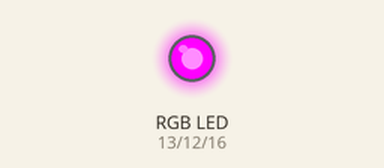
This sketch was run on a simulated Arduino Uno, built with avr-gcc and run on an emulated ATmega328P. Parts: an RGB LED mixed from three pins (HIGH = lit).

Above: at 0.17 s.
At 0.67 s:
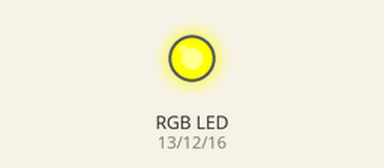
At 1.42 s:
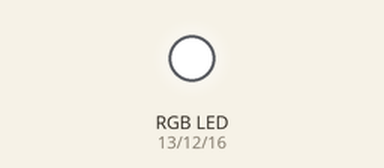
At 2.67 s:
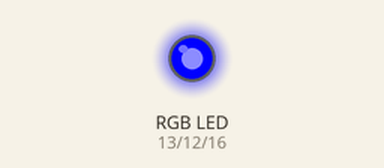
Timing chart, 0 to 3.5 s (numbered marks = the images above):
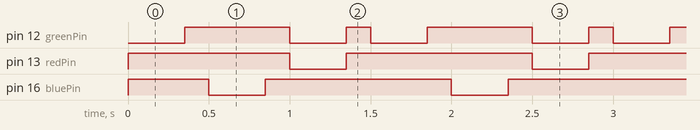

Measured:
- by itself, pin 12 (greenPin): repeats every 1.5 s: LOW 0.35 s, HIGH 0.15 s, LOW 0.35 s, HIGH 0.65 s
- by itself, pin 13 (redPin), pin 16 (bluePin): alternates HIGH for 1.2 s and LOW for 0.35 s
- by itself, everything shown: repeats every 1.5 s, in 6 steps

The sketch:

fade.ino
```cpp
#include <Arduino.h>

// Definir os pinos GPIO para o LED RGB
const int redPin = 13;
const int greenPin = 12;
const int bluePin = 16;

// Função para definir a cor do LED RGB
void setColor(int red, int green, int blue) {
  analogWrite(redPin, 255 - red);   // Inverter o valor para anodo comum
  analogWrite(greenPin, 255 - green); // Inverter o valor para anodo comum
  analogWrite(bluePin, 255 - blue); // Inverter o valor para anodo comum
}

// Função para piscar uma cor
void blinkColor(int red, int green, int blue, int delayTime) {
  setColor(red, green, blue); // Definir a cor
  delay(350);           // Esperar
  setColor(0, 0, 0);          // Apagar o LED
  delay(150);           // Esperar
}

void setup() {
  // Inicializar os pinos GPIO como saídas
  pinMode(redPin, OUTPUT);
  pinMode(greenPin, OUTPUT);
  pinMode(bluePin, OUTPUT);

  // Começar com o LED apagado
  setColor(0, 0, 0);
}

void loop() {
  // Piscar verde
  blinkColor(0, 255, 0, 700);
  // Piscar azul
  blinkColor(0, 0, 255, 700);
  // Piscar amarelo
  blinkColor(255, 255, 0, 700);
}
```
